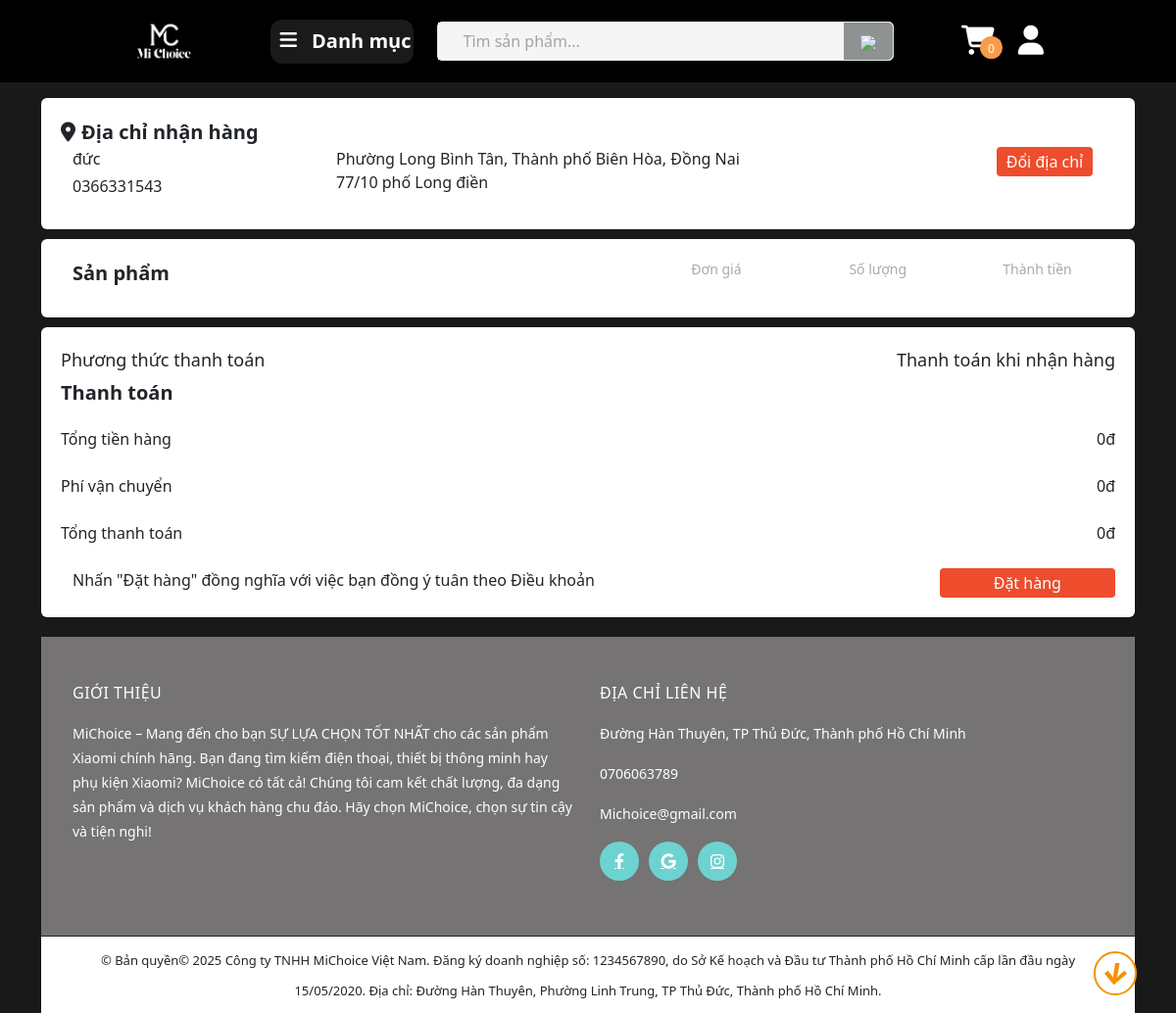
Screenshot of /thanh-toan.php (signed in) with the database file from the repository.
### tables this page shows
CREATE TABLE `tbl_user` (
  `id_user` int(11) NOT NULL,
  `privilege` int(11) NOT NULL,
  `name` varchar(50) NOT NULL,
  `email` varchar(50) NOT NULL,
  `phonenumber` varchar(11) NOT NULL,
  `password` varchar(100) NOT NULL,
  `tendathang` varchar(100) NOT NULL,
  `province_id` int(11) NOT NULL,
  `district_id` int(11) NOT NULL,
  `wards_id` int(11) NOT NULL,
  `address_detail` varchar(200) NOT NULL,
  `created_time` int(11) NOT NULL
);

CREATE TABLE `district` (
  `district_id` int(11) NOT NULL,
  `province_id` int(11) NOT NULL,
  `name` varchar(64) NOT NULL
);

CREATE TABLE `province` (
  `province_id` int(11) NOT NULL,
  `name` varchar(64) NOT NULL
);

### thanh-toan.php (the view, shortened to what this page needs)
<!DOCTYPE html>
<html lang="en">
<head>
    <?php include('./js/link.php');
    include('admin/config/config.php'); ?>
</head>
<body>
    <div class="container">
        <div class="main" id="main">
            <?php
            include('pages/header.php');
            ?>
            <div class=" address__container">
                <div class="address__header">
                    <span><i class="fa-solid fa-location-dot"></i>Địa chỉ nhận hàng</span>
                </div>
                <?php
                $sql_address = "SELECT * FROM tbl_user WHERE id_user='$_SESSION[id_user]' LIMIT 1 ";
                $query_address = mysqli_query($mysqli, $sql_address);
                $row_address = mysqli_fetch_array($query_address);
                $sql_province = "SELECT * FROM province WHERE province_id='$row_address[province_id]' LIMIT 1 ";
                $query_province = mysqli_query($mysqli, $sql_province);
                $row_province = mysqli_fetch_array($query_province);
                $sql_district = "SELECT * FROM district WHERE district_id='$row_address[district_id]' LIMIT 1 ";
                $query_district = mysqli_query($mysqli, $sql_district);
                $row_district = mysqli_fetch_array($query_district);
                $sql_wards = "SELECT * FROM wards WHERE wards_id='$row_address[wards_id]' LIMIT 1 ";
                $query_wards = mysqli_query($mysqli, $sql_wards);
                $row_wards = mysqli_fetch_array($query_wards);
                ?>
                <div class="row address__wrapper">
                    <?php if (strlen($row_address['tendathang']) && strlen($row_address['phonenumber']) && $row_address['province_id'] != 0 && $row_address['district_id'] != 0 && $row_address['wards_id'] != 0) { ?>
                    <div class="col-lg-3 name-and-phonenumber">
                        <p class="customer-name"><?php echo $row_address['tendathang'] ?></p>
                        <p class="customer-phonenumber"><?php echo $row_address['phonenumber'] ?></p>
                    </div>
                    <div class="col-lg-7 address">
                        <p style="margin-bottom: 0px;">
                            <?php echo $row_wards['name'] ?>,
                            <?php echo $row_district['name'] ?>,
                            <?php echo $row_province['name'] ?>
                        </p>
                        <p><?php echo $row_address['address_detail'] ?></p>
                    </div>
                    <div class="col-lg-2 change-address">
                        <button class="change-address-btn">Đổi địa chỉ</button>
                    </div>
                    <?php } ?>
                </div>
            </div>
            <div class="order__container">
                <div class="row order__header">
                    <span class="col-lg-6 col-md-6 col-6 order__header-title">Sản phẩm</span>
                    <span class="col-lg-2 col-md-2 col-2 order__header-text d-flex justify-content-end">Đơn
                        giá</span>
                    <span class="col-lg-2 col-md-2 col-2 order__header-text d-flex justify-content-end">Số
                        lượng</span>
                    <span class="col-lg-2 col-md-2 col-2 order__header-text d-flex justify-content-end">Thành
                        tiền</span>
                </div>
                <?php
                $tongtien = 0;
                ?>
            </div>
            <div class="payment__container">
                <div class="row payment__header">
                    <span class="col-lg-8 d-flex justify-content-start" style="padding: 0;">Phương thức thanh
                        toán</span>
                    <span class="col-lg-4 d-flex justify-content-end" style="padding: 0;">Thanh toán khi nhận
                        hàng</span>
                </div>
                <div class="address__header">
                    <span>Thanh toán</span>
                </div>
                <div class="payment__content">
                    <div class="payment__content-wrapper">
                        <div class="d-flex justify-content-between pb-2">
                            <p>Tổng tiền hàng</p>
                            <p><?php echo number_format($tongtien, 0, ',', '.') ?>đ
                        </div>
                        <div class="d-flex justify-content-between pb-2">
                            <p>Phí vận chuyển</p>
                            <p>0đ</p>
                        </div>
                        <div class="d-flex justify-content-between pb-2">
                            <p>Tổng thanh toán</p>
                            <p><?php echo number_format($tongtien, 0, ',', '.') ?>đ
                        </div>
                    </div>
                </div>
                <div class="row payment__footer">
                    <span class="col-10">Nhấn "Đặt hàng" đồng nghĩa với việc bạn đồng ý tuân theo Điều khoản
                    </span>
                    <button class="col-2 confirm-order-btn">Đặt hàng</button>
                </div>
            </div>
            <?php
            include('pages/footer.php');
            ?>
        </div>
    </div>
</body>
</html>

### css/style.css (style rules this page uses)
:root { --bg-main: #0a0a0a; --bg-content: #121212; --bg-card: #1d1d1d; --bg-card-hover: #2a2a2a; --text-primary: #e5e5e5; --text-secondary: #a0a0a0; --text-muted: #707070; --border-color: #333333; --border-color-hover: #555555; --accent-primary: #ffffff; --accent-secondary: #404040; --button-bg: #282828; --button-text: #e0e0e0; --button-hover-bg: #383838; --button-hover-text: #ffffff; --discount-bg: #000000; --discount-text: #ffffff; --font-main: "Segoe UI", Tahoma, Geneva, Verdana, sans-serif; --base-font-size: 16px; --line-height-base: 1.6; --spacing-unit: 8px; --card-border-radius: 6px; --transition-speed: 0.25s; }
* { padding: 0px; margin: 0px; box-sizing: border-box; border: 0; outline: none; list-style: none; text-decoration: none; transition: all 0.3s ease; }
html { font-family: "Inter", sans-serif; line-height: 1.6rem; scroll-behavior: smooth; overflow-x: hidden; color: #e0e0e0; }
body { background-color: #191919 !important; overflow-x: hidden; }
.row { margin: 0 !important; }
.address__container { background-color: #fff; margin-top: 100px; padding: 20px; margin-bottom: 10; border-radius: 6px; }
.address__header span, .order__header-title { font-size: 20px; font-weight: 700; }
.address__header span i { margin-right: 6px; }
.address__wrapper { display: flex; }
.name-and-phonenumber p { margin-bottom: 4px; font-weight: 500; }
.change-address, .change-pay-method { display: flex; justify-content: flex-end; }
.change-address-btn, .change-pay-method-btn, .confirm-order-btn, .add-address-btn { padding: 0px 10px; height: 30px; border-radius: 4px; color: #fff; background-color: #ee4d2d; }
.order__container { background-color: #fff; padding: 20px; border-radius: 6px; margin-top: 10px; font-size: 18px; }
.order__header { padding-bottom: 10px; font-size: 20px; font-weight: 500; }
.order__header-text { font-size: 14px; color: #aaa; font-weight: normal; }
.payment__container { background-color: #fff; padding: 20px; border-radius: 6px; margin-top: 10px; }
.payment__content { margin-top: 20px; }
.payment__header { font-size: 18px; padding-bottom: 5px; }

### css/responsive.css (style rules this page uses)
@media (min-width: 1200px) { .container { max-width: 1140px !important; } }
@media (min-width: 1200px) { .col-lg-2 { flex: 0 0 auto; width: 15.666667% !important; } }

### rows the page displays
tbl_user: tendathang "đức", phonenumber "0366331543", address_detail "77/10 phố Long điền"
district: name "Thành phố Biên Hòa"
province: name "Đồng Nai"

### other values shown
$row_wards['name'] "Phường Long Bình Tân"
$tongtien "0"
